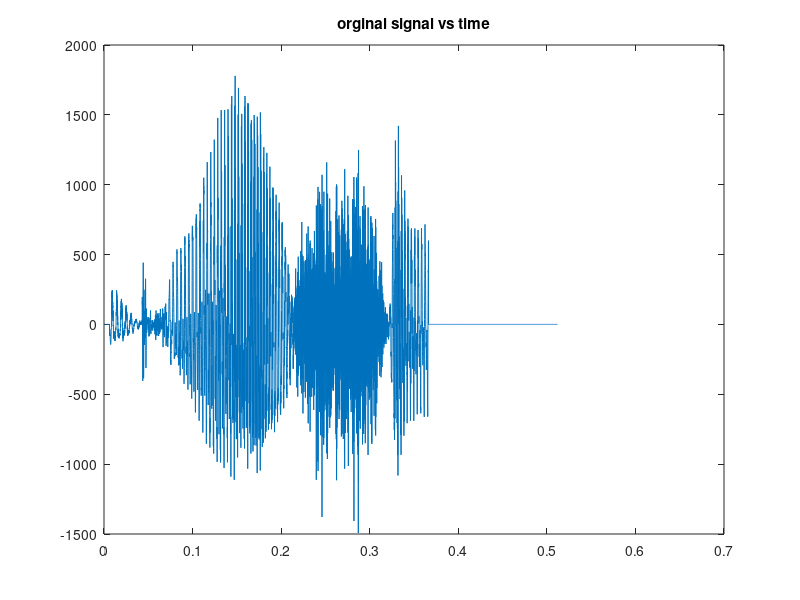
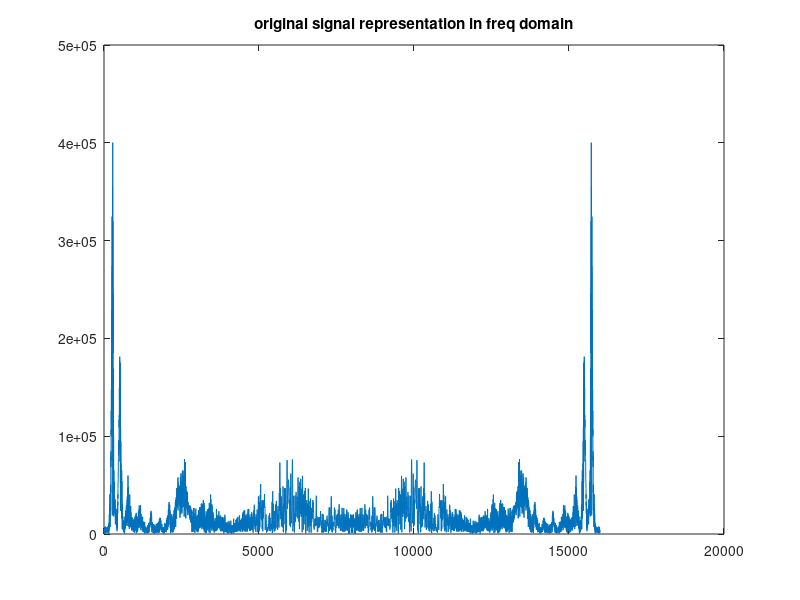
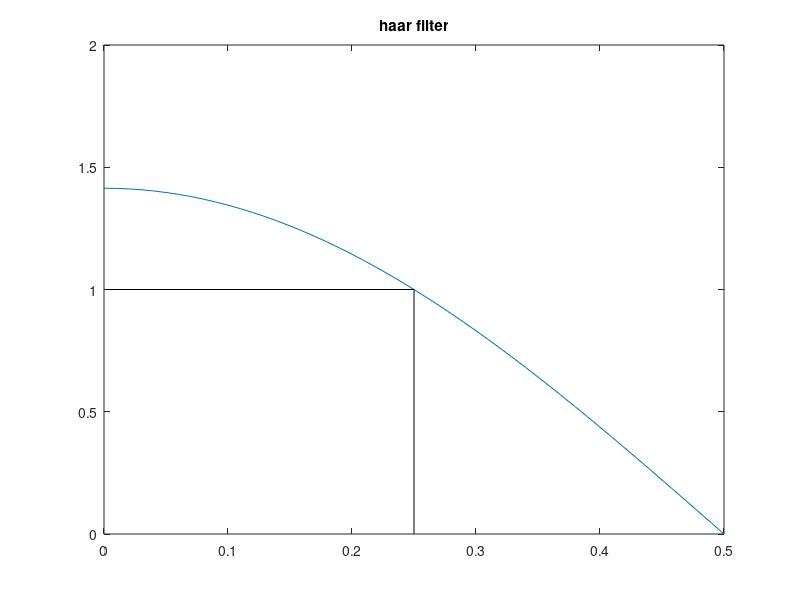
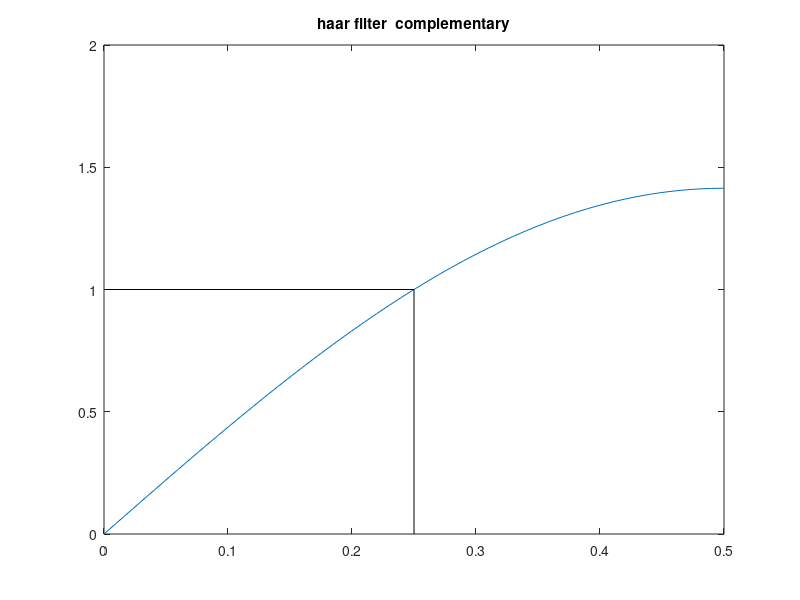

Write the MATLAB code that produced these figures, in order. (Note: this script raises an error after producing the figures.)
clc
clear all
close all

load('greasy.mat')
s0=s';

fs = 16000;
x=1/sqrt(2);
t=0:1/fs:(length(s)-1)/fs;
f=0:fs/length(s):fs-(fs/length(s));
figure;
plot(t,s);
title('orginal signal vs time');

s=abs(fft(s));

figure;
plot(f,s(1:length(s/2)));
title('original signal representation in freq domain');
%%%%%%%%%%%%%%%%%%%%%%%%%%%%%%%%%%%
f=0:0.01:0.5;
z=exp(2*pi*f*1i);

Ho=(1/sqrt(2))*(1+z.^-1);

figure;
plot(f,abs(Ho));
line([0.25 0.25],[1 0],'color','k');
line([0.25 0],[1 1],'color','k');
title('haar filter');
%%%%%%%%%%%%%%%%%%%%%%%%%%%%%%%%%%%%%%%
f=0:0.01:0.5;
z=exp(2*pi*f*1i);

Go=(1/sqrt(2))*(1-z.^-1);

figure;
plot(f,abs(Go));
line([0.25 0.25],[1 0],'color','k');
line([0.25 0],[1 1],'color','k');
title('haar filter  complementary');
%%%%%%%%%%%%%%%%%%%%%%%%%%%%%%%%%%%%%%%

hlopass=[-1/sqrt(2) 1/sqrt(2)];

s1low=pconv(hlopass,s0);

g0 = -((-1).^(1:length(hlopass))).* hlopass;

%%%

hoHipass=[1/sqrt(2) 1/sqrt(2)];

s2high=pconv(hoHipass,s0);

g0 = -((-1).^(1:length(hoHipass))).* hoHipass;

figure;
plot(t,s1low);
title('low pass applied');

figure;
plot(t,s2high);
title('high pass applied');



